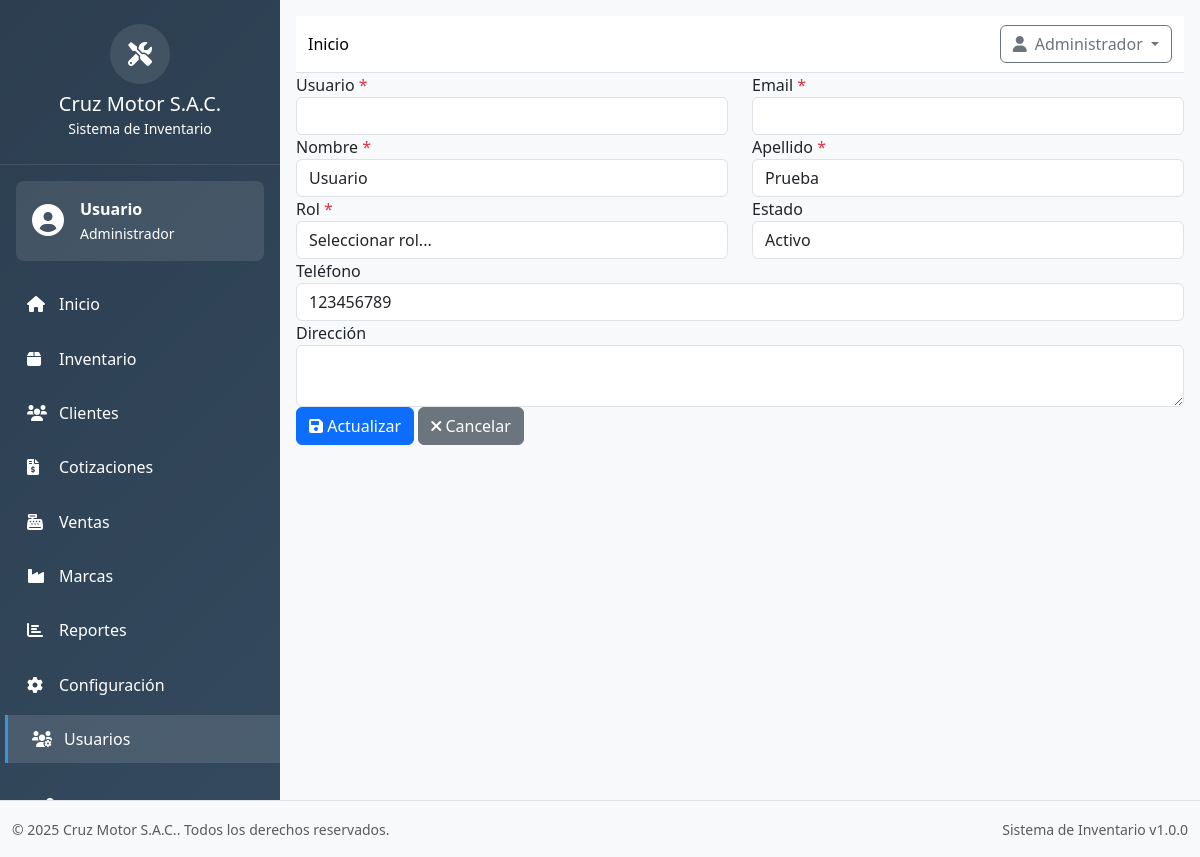
Page /?page=usuarios&action=edit&id=1 (signed in) on the committed database.
### tables this page shows
CREATE TABLE `usuarios` (
  `id_usuario` int NOT NULL,
  `nombre` varchar(100) NOT NULL,
  `apellido` varchar(100) NOT NULL,
  `usuario` varchar(50) NOT NULL,
  `password_hash` varchar(255) NOT NULL,
  `telefono` varchar(20) DEFAULT NULL,
  `id_rol` int NOT NULL,
  `estado` enum('activo','inactivo') DEFAULT 'activo'
);

### app/controllers/UsuarioController.php (called while the page is built, shortened)
<?php
class UsuarioController extends Controller
{
    private $usuarioModel;
    public function __construct()
    {
        $this->usuarioModel = new Usuario();
    }
    public function edit($id)
    {
        try {
            $usuario = $this->usuarioModel->find($id);
            $this->view('usuarios/form', [
                'title' => 'Editar Usuario',
                'action' => 'edit',
                'usuario' => $usuario
            ]);
        } catch (Exception $e) {
            Logger::error("Error en UsuarioController::edit - " . $e->getMessage());
            $this->view('errors/500', ['error' => 'Error al cargar usuario']);
        }
    }
}

### app/core/Database.php (called while the page is built, shortened)
<?php
class Database
{
    private static $instance = null;
    private $connection;
    private $host;
    private $dbname;
    private $username;
    private $password;
    private $charset;
    private function __construct()
    {
        $this->host = DB_HOST;
        $this->dbname = DB_NAME;
        $this->username = DB_USER;
        $this->password = DB_PASS;
        $this->charset = DB_CHARSET;
    }
    public static function getInstance()
    {
        if (self::$instance === null) {
            self::$instance = new self();
        }
        return self::$instance;
    }
    private function connect()
    {
        try {
            $dsn = "mysql:host={$this->host};dbname={$this->dbname};charset={$this->charset}";
            $options = [
                PDO::ATTR_ERRMODE => PDO::ERRMODE_EXCEPTION,
                PDO::ATTR_DEFAULT_FETCH_MODE => PDO::FETCH_ASSOC,
                PDO::ATTR_EMULATE_PREPARES => false,
                PDO::MYSQL_ATTR_INIT_COMMAND => "SET NAMES {$this->charset}"
            ];
            $this->connection = new PDO($dsn, $this->username, $this->password, $options);
        } catch (PDOException $e) {
            Logger::error("Error de conexión a base de datos: " . $e->getMessage(), [
                'host' => $this->host,
                'database' => $this->dbname
            ]);
            throw new Exception("Error de conexión a la base de datos: " . $e->getMessage());
        }
    }
    public function selectOne($sql, $params = [])
    {
        try {
            $stmt = $this->connection->prepare($sql);
            $stmt->execute($params);
            return $stmt->fetch();
        } catch (PDOException $e) {
            Logger::error("Error en consulta SELECT ONE: " . $e->getMessage(), [
                'sql' => $sql,
                'params' => $params
            ]);
            throw new Exception("Error en consulta SELECT: " . $e->getMessage());
        }
    }
}

### app/core/Auth.php (called while the page is built, shortened)
<?php
class Auth
{
    public static function isLoggedIn()
    {
        return isset($_SESSION['user_id']) && isset($_SESSION['authenticated']);
    }
    public function getUser()
    {
        if (isset($_SESSION['user_data'])) {
            return $_SESSION['user_data'];
        }
        return null;
    }
}

### app/core/Model.php (called while the page is built, shortened)
<?php
abstract class Model
{
    protected $db;
    protected $table;
    protected $primaryKey = 'id';
    public function __construct()
    {
        try {
            $this->db = Database::getInstance();
        } catch (Exception $e) {
            Logger::error("Error al inicializar modelo: " . $e->getMessage(), [
                'model' => get_class($this)
            ]);
            throw $e;
        }
    }
    public function find($id)
    {
        return $this->db->selectOne(
            "SELECT * FROM {$this->table} WHERE {$this->primaryKey} = ?",
            [$id]
        );
    }
}

### app/core/Logger.php (called while the page is built, shortened)
<?php
class Logger
{
    private static function isLevelEnabled($level)
    {
        $levels = [
            self::DEBUG => 0,
            self::INFO => 1,
            self::WARNING => 2,
            self::ERROR => 3
        ];
        $logLevel = defined('LOG_LEVEL') ? LOG_LEVEL : 'INFO';
        $currentLevel = $levels[$logLevel] ?? 1;
        $messageLevel = $levels[$level] ?? 0;
        return $messageLevel >= $currentLevel;
    }
}

### app/views/usuarios/form.php (the view, shortened to what this page needs)
<?php
$usuario = $usuario ?? null;
$isEdit = $usuario !== null;
?>
<form id="formUsuario" method="POST">
    <div class="row">
        <div class="col-md-6">
            <div class="form-group">
                <label for="username">Usuario <span class="text-danger">*</span></label>
                <input type="text" class="form-control" id="username" name="username"
                    value="<?= $usuario['username'] ?? '' ?>" required>
            </div>
        </div>
        <div class="col-md-6">
            <div class="form-group">
                <label for="email">Email <span class="text-danger">*</span></label>
                <input type="email" class="form-control" id="email" name="email"
                    value="<?= $usuario['email'] ?? '' ?>" required>
            </div>
        </div>
    </div>
    <div class="row">
        <div class="col-md-6">
            <div class="form-group">
                <label for="nombre">Nombre <span class="text-danger">*</span></label>
                <input type="text" class="form-control" id="nombre" name="nombre"
                    value="<?= $usuario['nombre'] ?? '' ?>" required>
            </div>
        </div>
        <div class="col-md-6">
            <div class="form-group">
                <label for="apellido">Apellido <span class="text-danger">*</span></label>
                <input type="text" class="form-control" id="apellido" name="apellido"
                    value="<?= $usuario['apellido'] ?? '' ?>" required>
            </div>
        </div>
    </div>
    <div class="row">
        <div class="col-md-6">
            <div class="form-group">
                <label for="rol">Rol <span class="text-danger">*</span></label>
                <select class="form-control" id="rol" name="rol" required>
                    <option value="">Seleccionar rol...</option>
                </select>
            </div>
        </div>
        <div class="col-md-6">
            <div class="form-group">
                <label for="estado">Estado</label>
                <select class="form-control" id="estado" name="estado">
                    <option value="1" <?= ($usuario['estado'] ?? 1) == 1 ? 'selected' : '' ?>>Activo</option>
                </select>
            </div>
        </div>
    </div>
    <div class="form-group">
        <label for="telefono">Teléfono</label>
        <input type="text" class="form-control" id="telefono" name="telefono"
            value="<?= $usuario['telefono'] ?? '' ?>">
    </div>
    <div class="form-group">
        <label for="direccion">Dirección</label>
        <textarea class="form-control" id="direccion" name="direccion" rows="2"><?= $usuario['direccion'] ?? '' ?></textarea>
    </div>
    <div class="form-group">
        <button type="submit" class="btn btn-primary">
            <i class="fas fa-save"></i> <?= $isEdit ? 'Actualizar' : 'Guardar' ?>
        </button>
        <button type="button" class="btn btn-secondary" data-dismiss="modal">
            <i class="fas fa-times"></i> Cancelar
        </button>
    </div>
</form>

### app/views/layout/header.php (shortened to what this page needs)
<!DOCTYPE html>
<html lang="es">
<head>
    <link href="https://cdn.jsdelivr.net/npm/bootstrap@5.3.0/dist/css/bootstrap.min.css" rel="stylesheet">
    <link rel="stylesheet" href="https://cdnjs.cloudflare.com/ajax/libs/font-awesome/6.0.0/css/all.min.css">
    <link rel="stylesheet" href="https://cdn.datatables.net/1.13.6/css/dataTables.bootstrap5.min.css">
    <link rel="stylesheet" href="<?= BASE_PATH ?>/public/css/main.css">
    <link rel="stylesheet" href="<?= BASE_PATH ?>/css/main.css?v=1">
    <link rel="stylesheet" href="/css/main.css?v=1">
</head>
<body>
    <nav class="sidebar" id="sidebar">
        <div class="sidebar-header">
            <div class="logo">
                <i class="fas fa-tools"></i>
            </div>
            <h5 class="mb-0"><?= COMPANY_NAME ?></h5>
            <small class="text-muted">Sistema de Inventario</small>
        </div>
        <?php if (isset($user) && $user): ?>
            <div class="user-info">
                <div class="d-flex align-items-center">
                    <div class="avatar me-3">
                        <i class="fas fa-user-circle fa-2x"></i>
                    </div>
                    <div>
                        <div class="fw-bold"><?= htmlspecialchars($user['nombre']) ?></div>
                        <small class="text-muted"><?= ucfirst($user['rol'] ?? 'Usuario') ?></small>
                    </div>
                </div>
            </div>
        <?php endif; ?>
        <?php
        $rol = $_SESSION['rol'] ?? '';
        ?>
        <ul class="nav flex-column">
            <li class="nav-item">
                <a class="nav-link <?= ($_GET['page'] ?? '') == 'dashboard' ? 'active' : '' ?>" href="?page=dashboard">
                    <i class="fas fa-home"></i>Inicio
                </a>
            </li>
            <li class="nav-item">
                <a class="nav-link <?= ($_GET['page'] ?? '') == 'productos' ? 'active' : '' ?>" href="?page=productos">
                    <i class="fas fa-box"></i>Inventario
                </a>
            </li>
            <?php if ($rol === 'administrador' || $rol === 'vendedor'): ?>
                <li class="nav-item">
                    <a class="nav-link <?= ($_GET['page'] ?? '') == 'clientes' ? 'active' : '' ?>" href="?page=clientes">
                        <i class="fas fa-users"></i>Clientes
                    </a>
                </li>
                <li class="nav-item">
                    <a class="nav-link <?= ($_GET['page'] ?? '') == 'cotizaciones' ? 'active' : '' ?>" href="?page=cotizaciones">
                        <i class="fas fa-file-invoice-dollar"></i>Cotizaciones
                    </a>
                </li>
                <li class="nav-item">
                    <a class="nav-link <?= ($_GET['page'] ?? '') == 'ventas' ? 'active' : '' ?>" href="?page=ventas">
                        <i class="fas fa-cash-register"></i>Ventas
                    </a>
                </li>
                <li class="nav-item">
                    <a class="nav-link <?= ($_GET['page'] ?? '') == 'marcas' ? 'active' : '' ?>" href="?page=marcas">
                        <i class="fas fa-industry"></i>Marcas
                    </a>
                </li>
            <?php endif; ?>
            <?php if ($rol === 'administrador'): ?>
                <li class="nav-item">
                    <a class="nav-link <?= ($_GET['page'] ?? '') == 'reportes' ? 'active' : '' ?>" href="?page=reportes">
                        <i class="fas fa-chart-bar"></i>Reportes
                    </a>
                </li>
                <li class="nav-item">
                    <a class="nav-link <?= ($_GET['page'] ?? '') == 'config' ? 'active' : '' ?>" href="?page=config">
                        <i class="fas fa-cog"></i>Configuración
                    </a>
                </li>
                <li class="nav-item">
                    <a class="nav-link <?= ($_GET['page'] ?? '') == 'usuarios' ? 'active' : '' ?>" href="?page=usuarios">
                        <i class="fas fa-users-cog"></i>Usuarios
                    </a>
                </li>
            <?php endif; ?>
        </ul>
        <div class="mt-auto p-3">
            <div class="dropdown dropup">
                <a class="nav-link dropdown-toggle" href="#" role="button"
                    data-bs-toggle="dropdown" aria-expanded="false">
                    <i class="fas fa-user"></i>Mi Cuenta
                </a>
            </div>
        </div>
    </nav>
    <div class="main-content" id="mainContent">
        <nav class="navbar navbar-expand-lg navbar-light bg-white border-bottom">
            <div class="container-fluid">
                <span class="navbar-text me-auto">
                    <a href="?page=dashboard" class="text-decoration-none">Inicio</a>
                </span>
                <?php if (isset($user) && $user): ?>
                    <div class="dropdown">
                        <button class="btn btn-outline-secondary dropdown-toggle" type="button"
                            data-bs-toggle="dropdown" aria-expanded="false">
                            <i class="fas fa-user me-2"></i>Administrador
                        </button>
                    </div>
                <?php endif; ?>
            </div>
        </nav>
        <div class="content-wrapper p-0">

### public/css/main.css (style rules this page uses)
:root { --primary-color: #2c3e50; --secondary-color: #3498db; --accent-color: #e74c3c; --success-color: #27ae60; --warning-color: #f39c12; --sidebar-width: 280px; }
body { font-family: 'Segoe UI', Tahoma, Geneva, Verdana, sans-serif; background-color: #f8f9fa; overflow-x: hidden; }
html { overflow-x: hidden; }
.sidebar { position: fixed; top: 0; left: 0; height: 100vh; width: var(--sidebar-width); background: linear-gradient(135deg, var(--primary-color) 0%, #34495e 100%) !important; color: #fff !important; transform: translateX(0); transition: transform 0.3s ease; z-index: 1000; overflow-y: auto; overflow-x: hidden; }
.sidebar, .sidebar * { color: #fff !important; text-shadow: none !important; }
.sidebar .nav-link, .sidebar .nav-link:visited, .sidebar .nav-link:active { color: #fff !important; }
.sidebar .nav-link:hover, .sidebar .nav-link.active { color: #fff !important; background: rgba(255,255,255,0.12) !important; border-left-color: var(--secondary-color); transform: translateX(5px); }
.sidebar i, .sidebar .fa, .sidebar .fas, .sidebar .far, .sidebar .fab { color: #fff !important; }
.sidebar-header { padding: 1.5rem; border-bottom: 1px solid rgba(255, 255, 255, 0.1); text-align: center; }
.sidebar-header .logo { width: 60px; height: 60px; background: rgba(255, 255, 255, 0.1); border-radius: 50%; display: flex; align-items: center; justify-content: center; margin: 0 auto 0.5rem; font-size: 1.5rem; }
.nav-item { margin: 0.2rem 0; }
.nav-link { color: rgba(255, 255, 255, 0.8); padding: 0.75rem 1.5rem; border-radius: 0; transition: all 0.3s ease; border-left: 3px solid transparent; }
.nav-link:hover, .nav-link.active { color: white; background: rgba(255, 255, 255, 0.1); border-left-color: var(--secondary-color); transform: translateX(5px); }
.nav-link i { width: 20px; margin-right: 0.75rem; }
.main-content { margin-left: var(--sidebar-width); min-height: 100vh; transition: margin-left 0.3s ease; padding: 1rem; }
@media (min-width: 992px) { .sidebar { transform: translateX(0); position: fixed; } }
@media (min-width: 992px) { .main-content { margin-left: var(--sidebar-width); } }
.user-info { background: rgba(255, 255, 255, 0.1); border-radius: 8px; padding: 1rem; margin: 1rem; }
.sidebar .dropdown.dropup { position: relative !important; }
.container, .container-fluid, .main-content { overflow-x: hidden; }
* { scrollbar-width: none; }
.nav-link { color: rgba(255, 255, 255, 0.92); }

### rows in the picture
usuarios: nombre "Usuario", apellido "Prueba", telefono "123456789"

### other values in the picture
COMPANY_NAME "Cruz Motor S.A.C."
$user['rol'] "Administrador"
APP_VERSION "1.0.0"
